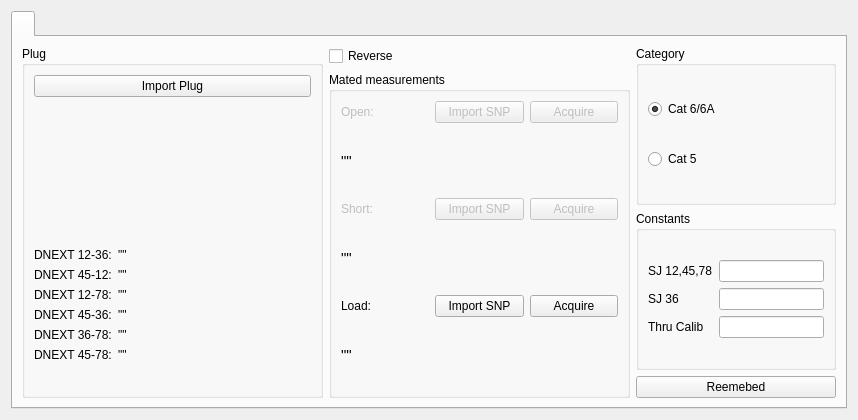
<?xml version="1.0" encoding="UTF-8"?>
<ui version="4.0">
 <class>Form</class>
 <widget class="QWidget" name="Form">
  <property name="geometry">
   <rect>
    <x>0</x>
    <y>0</y>
    <width>858</width>
    <height>420</height>
   </rect>
  </property>
  <property name="windowTitle">
   <string>Form</string>
  </property>
  <layout class="QHBoxLayout" name="horizontalLayout_2">
   <item>
    <widget class="QTabWidget" name="tabWidget">
     <widget class="QWidget" name="mainTab" native="true">
      <attribute name="title">
       <string/>
      </attribute>
      <layout class="QHBoxLayout" name="horizontalLayout">
       <item>
        <layout class="QVBoxLayout" name="plugVerticalLayout">
         <item>
          <widget class="QGroupBox" name="plugGroupBox">
           <property name="title">
            <string>Plug</string>
           </property>
           <layout class="QVBoxLayout" name="verticalLayout">
            <item>
             <widget class="QPushButton" name="importPlug">
              <property name="text">
               <string>Import Plug</string>
              </property>
             </widget>
            </item>
            <item>
             <widget class="QLabel" name="plugLabel">
              <property name="text">
               <string/>
              </property>
             </widget>
            </item>
            <item>
             <layout class="QFormLayout" name="formLayout_2">
              <item row="0" column="0">
               <widget class="QLabel" name="label">
                <property name="text">
                 <string>DNEXT 12-36:</string>
                </property>
               </widget>
              </item>
              <item row="0" column="1">
               <widget class="QLabel" name="dnext12_36">
                <property name="text">
                 <string>&quot;&quot;</string>
                </property>
               </widget>
              </item>
              <item row="1" column="0">
               <widget class="QLabel" name="label_3">
                <property name="text">
                 <string>DNEXT 45-12:</string>
                </property>
               </widget>
              </item>
              <item row="1" column="1">
               <widget class="QLabel" name="dnext45_12">
                <property name="text">
                 <string>&quot;&quot;</string>
                </property>
               </widget>
              </item>
              <item row="2" column="0">
               <widget class="QLabel" name="label_5">
                <property name="text">
                 <string>DNEXT 12-78:</string>
                </property>
               </widget>
              </item>
              <item row="2" column="1">
               <widget class="QLabel" name="dnext12_78">
                <property name="text">
                 <string>&quot;&quot;</string>
                </property>
               </widget>
              </item>
              <item row="3" column="0">
               <widget class="QLabel" name="label_7">
                <property name="text">
                 <string>DNEXT 45-36:</string>
                </property>
               </widget>
              </item>
              <item row="3" column="1">
               <widget class="QLabel" name="dnext45_36">
                <property name="text">
                 <string>&quot;&quot;</string>
                </property>
               </widget>
              </item>
              <item row="4" column="0">
               <widget class="QLabel" name="label_9">
                <property name="text">
                 <string>DNEXT 36-78:</string>
                </property>
               </widget>
              </item>
              <item row="4" column="1">
               <widget class="QLabel" name="dnext36_78">
                <property name="text">
                 <string>&quot;&quot;</string>
                </property>
               </widget>
              </item>
              <item row="5" column="0">
               <widget class="QLabel" name="label_11">
                <property name="text">
                 <string>DNEXT 45-78:</string>
                </property>
               </widget>
              </item>
              <item row="5" column="1">
               <widget class="QLabel" name="dnext45_78">
                <property name="text">
                 <string>&quot;&quot;</string>
                </property>
               </widget>
              </item>
             </layout>
            </item>
           </layout>
          </widget>
         </item>
        </layout>
       </item>
       <item>
        <layout class="QVBoxLayout" name="verticalLayout_2">
         <item>
          <layout class="QHBoxLayout" name="reverseLayoutBox">
           <item>
            <widget class="QCheckBox" name="reverseCheckBox">
             <property name="text">
              <string>Reverse</string>
             </property>
            </widget>
           </item>
          </layout>
         </item>
         <item>
          <layout class="QVBoxLayout" name="matedMeasurementsVerticalLayout">
           <item>
            <widget class="QGroupBox" name="matedMeasurementsGroupBox">
             <property name="title">
              <string>Mated measurements</string>
             </property>
             <layout class="QVBoxLayout" name="verticalLayout_4">
              <item>
               <layout class="QHBoxLayout" name="horizontalLayout_5">
                <item>
                 <widget class="QLabel" name="openLabel">
                  <property name="enabled">
                   <bool>false</bool>
                  </property>
                  <property name="text">
                   <string>Open:</string>
                  </property>
                 </widget>
                </item>
                <item>
                 <widget class="QPushButton" name="importOpen">
                  <property name="enabled">
                   <bool>false</bool>
                  </property>
                  <property name="text">
                   <string>Import SNP</string>
                  </property>
                 </widget>
                </item>
                <item>
                 <widget class="QPushButton" name="acquireOpen">
                  <property name="enabled">
                   <bool>false</bool>
                  </property>
                  <property name="text">
                   <string>Acquire</string>
                  </property>
                 </widget>
                </item>
               </layout>
              </item>
              <item>
               <widget class="QLabel" name="openFileName">
                <property name="font">
                 <font>
                  <pointsize>11</pointsize>
                 </font>
                </property>
                <property name="text">
                 <string>&quot;&quot;</string>
                </property>
               </widget>
              </item>
              <item>
               <layout class="QHBoxLayout" name="horizontalLayout_6">
                <item>
                 <widget class="QLabel" name="shortLabel">
                  <property name="enabled">
                   <bool>false</bool>
                  </property>
                  <property name="text">
                   <string>Short:</string>
                  </property>
                 </widget>
                </item>
                <item>
                 <widget class="QPushButton" name="importShort">
                  <property name="enabled">
                   <bool>false</bool>
                  </property>
                  <property name="text">
                   <string>Import SNP</string>
                  </property>
                 </widget>
                </item>
                <item>
                 <widget class="QPushButton" name="acquireShort">
                  <property name="enabled">
                   <bool>false</bool>
                  </property>
                  <property name="text">
                   <string>Acquire</string>
                  </property>
                 </widget>
                </item>
               </layout>
              </item>
              <item>
               <widget class="QLabel" name="shortFileName">
                <property name="font">
                 <font>
                  <pointsize>11</pointsize>
                 </font>
                </property>
                <property name="text">
                 <string>&quot;&quot;</string>
                </property>
               </widget>
              </item>
              <item>
               <layout class="QHBoxLayout" name="horizontalLayout_7">
                <item>
                 <widget class="QLabel" name="loadLabel">
                  <property name="text">
                   <string>Load:</string>
                  </property>
                 </widget>
                </item>
                <item>
                 <widget class="QPushButton" name="importLoad">
                  <property name="text">
                   <string>Import SNP</string>
                  </property>
                 </widget>
                </item>
                <item>
                 <widget class="QPushButton" name="acquireLoad">
                  <property name="text">
                   <string>Acquire</string>
                  </property>
                 </widget>
                </item>
               </layout>
              </item>
              <item>
               <widget class="QLabel" name="loadFileName">
                <property name="font">
                 <font>
                  <pointsize>11</pointsize>
                 </font>
                </property>
                <property name="text">
                 <string>&quot;&quot;</string>
                </property>
               </widget>
              </item>
             </layout>
            </widget>
           </item>
          </layout>
         </item>
        </layout>
       </item>
       <item>
        <layout class="QVBoxLayout" name="verticalLayout_3">
         <item>
          <layout class="QVBoxLayout" name="categoryLayout">
           <item>
            <widget class="QGroupBox" name="categoryGroupBox">
             <property name="maximumSize">
              <size>
               <width>200</width>
               <height>16777215</height>
              </size>
             </property>
             <property name="title">
              <string>Category</string>
             </property>
             <layout class="QGridLayout" name="gridLayout_3">
              <item row="2" column="0">
               <widget class="QRadioButton" name="embedCat5">
                <property name="text">
                 <string>Cat 5</string>
                </property>
               </widget>
              </item>
              <item row="1" column="0">
               <widget class="QRadioButton" name="embedCat6">
                <property name="text">
                 <string>Cat 6/6A</string>
                </property>
                <property name="checked">
                 <bool>true</bool>
                </property>
               </widget>
              </item>
             </layout>
            </widget>
           </item>
          </layout>
         </item>
         <item>
          <widget class="QGroupBox" name="groupBox_3">
           <property name="maximumSize">
            <size>
             <width>200</width>
             <height>16777215</height>
            </size>
           </property>
           <property name="title">
            <string>Constants</string>
           </property>
           <layout class="QGridLayout" name="gridLayout_2">
            <item row="0" column="0">
             <layout class="QGridLayout" name="gridLayout">
              <item row="0" column="0">
               <widget class="QLabel" name="shortingJack124578Label">
                <property name="text">
                 <string>SJ 12,45,78</string>
                </property>
               </widget>
              </item>
              <item row="0" column="1">
               <widget class="QLineEdit" name="SJ_124578_LineEdit"/>
              </item>
              <item row="1" column="0">
               <widget class="QLabel" name="sJ36Label">
                <property name="text">
                 <string>SJ 36</string>
                </property>
               </widget>
              </item>
              <item row="1" column="1">
               <widget class="QLineEdit" name="sJ36LineEdit"/>
              </item>
              <item row="2" column="0">
               <widget class="QLabel" name="thruCalibLabel">
                <property name="text">
                 <string>Thru Calib</string>
                </property>
               </widget>
              </item>
              <item row="2" column="1">
               <widget class="QLineEdit" name="thruCalibLineEdit"/>
              </item>
             </layout>
            </item>
           </layout>
          </widget>
         </item>
         <item>
          <widget class="QPushButton" name="reembedButton">
           <property name="maximumSize">
            <size>
             <width>200</width>
             <height>16777215</height>
            </size>
           </property>
           <property name="text">
            <string>Reemebed</string>
           </property>
          </widget>
         </item>
        </layout>
       </item>
      </layout>
     </widget>
    </widget>
   </item>
  </layout>
 </widget>
 <resources/>
 <connections/>
</ui>
